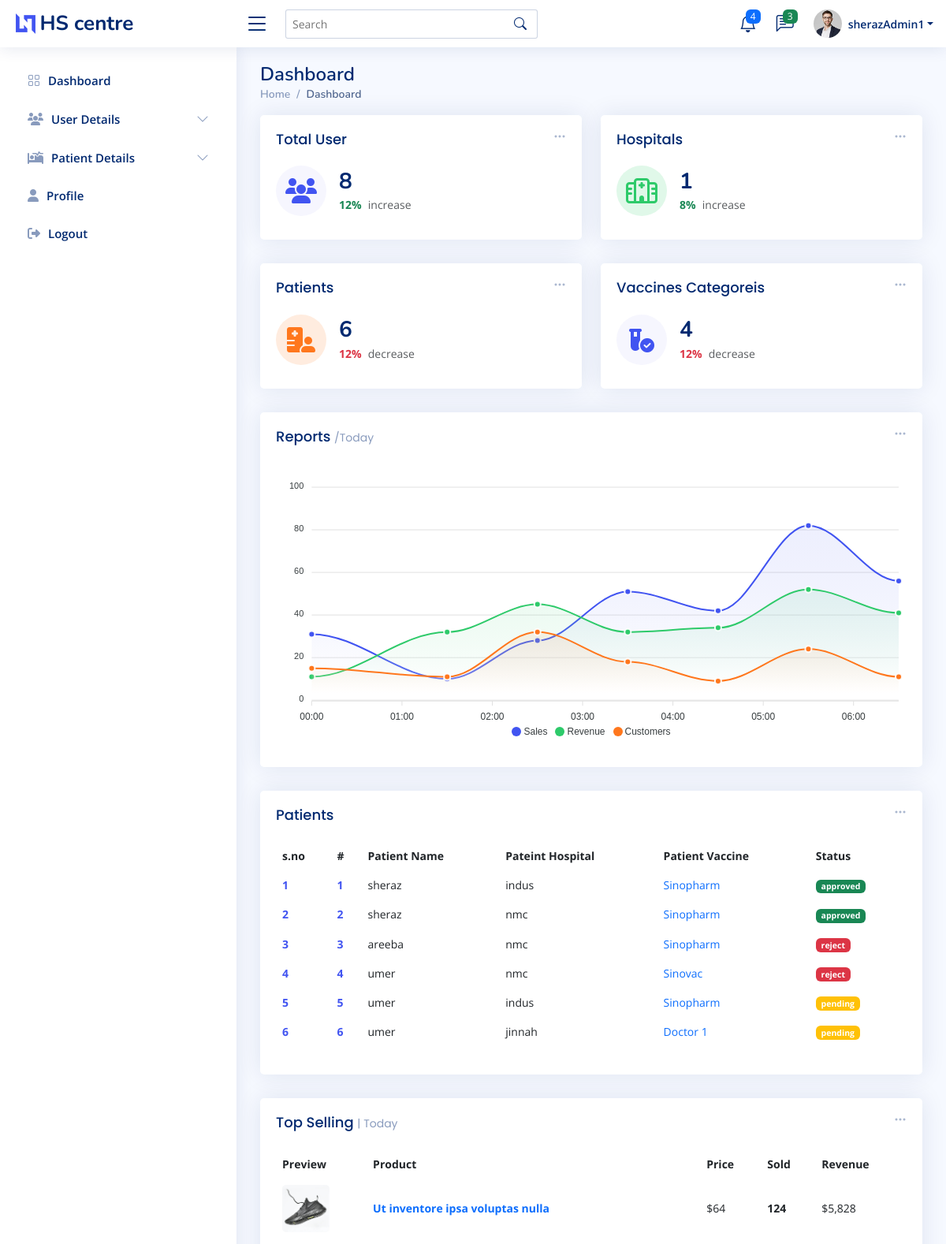
The page /admin-index.php (signed in, upper part) on the database as committed earlier.
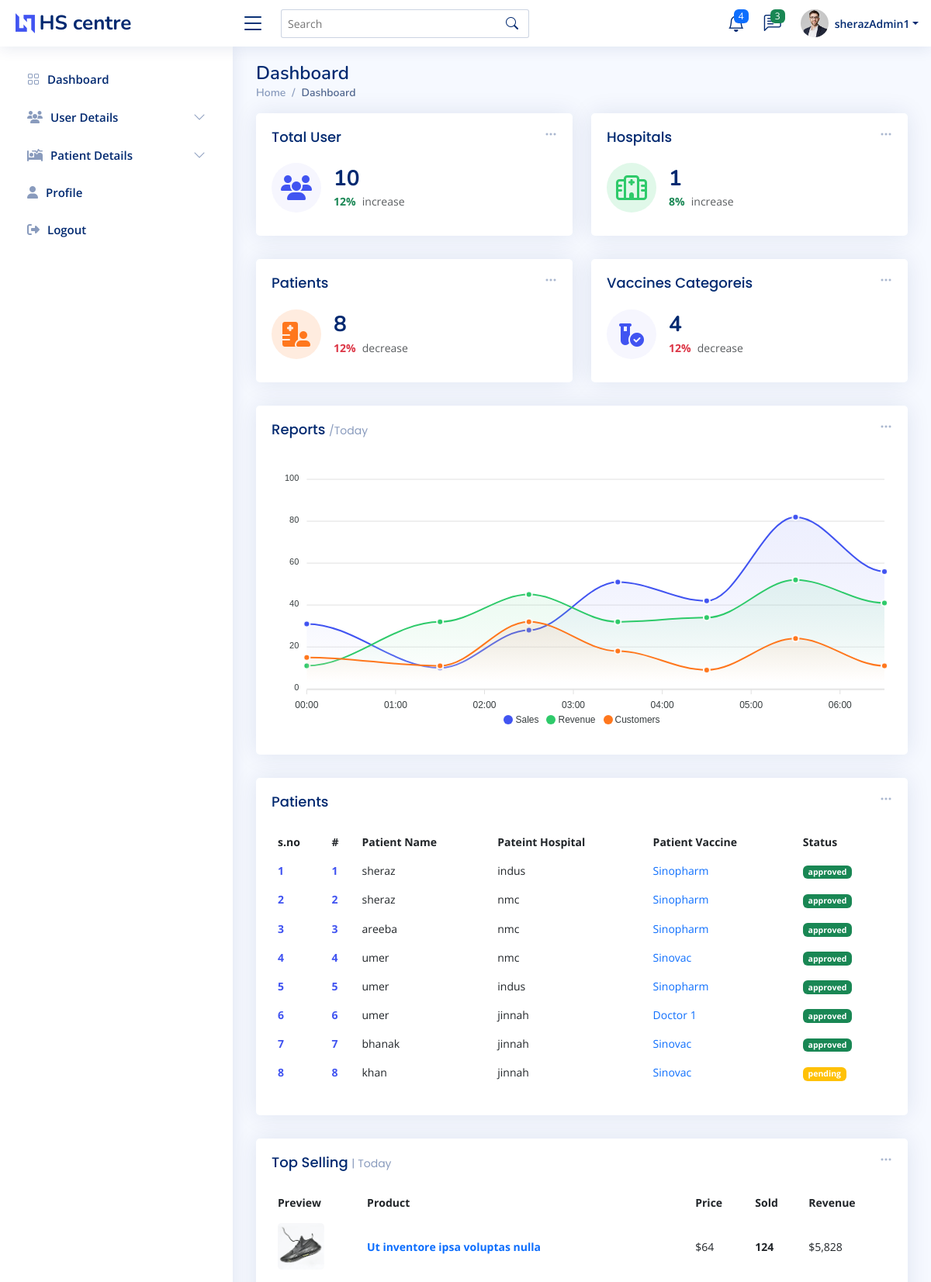
The same page on the database as committed later.
### tables this page shows
CREATE TABLE `reg_patient` (
  `patient_id` int(11) NOT NULL,
  `patient_name` varchar(200) NOT NULL,
  `patient_email` varchar(200) NOT NULL,
  `patient_phone` varchar(255) NOT NULL,
  `patient_cnic` varchar(255) NOT NULL,
  `patient_age` varchar(22) NOT NULL,
  `patient_select_hos` varchar(222) NOT NULL,
  `patient_gender` varchar(222) NOT NULL,
  `patient_vacc` varchar(222) NOT NULL,
  `patient_app_day` varchar(222) NOT NULL,
  `patient_status` varchar(222) NOT NULL
);

### admin-index.php (the view, shortened to what the changed rows need)
<?php
require 'conn.php';
$fetch_userQ = "SELECT * FROM `user`";
$fetch_user = mysqli_query($conn,$fetch_userQ);
$totalUser = mysqli_num_rows($fetch_user);
$fetch_PatientQ = "SELECT * FROM `reg_patient`";
$fetch_Patient = mysqli_query($conn,$fetch_PatientQ);
$totalPatient = mysqli_num_rows($fetch_Patient);
?>
<!DOCTYPE html>
<html lang="en">
<head>
  <?php require './component/_admin_link.php'?>
</head>
<body>
  <main id="main" class="main " >
    <div class="pagetitle ">
      <h1>Dashboard</h1>
    </div>
    <section class="section dashboard ">
      <div class="row ">
        <div class="col-lg-12">
          <div class="row ">
            <div class="col-xxl-4 col-md-6  w-50">
              <div class="card info-card sales-card">
                <div class="card-body">
                  <div class="d-flex align-items-center">
                    <div class="ps-3">
                      <h6><?=$totalUser?></h6>
                      <span class="text-success small pt-1 fw-bold">12%</span> <span class="text-muted small pt-2 ps-1">increase</span>
                    </div>
                  </div>
                </div>
              </div>
            </div>
<div class="col-xxl-4 col-xl-12 w-50">
<div class="card info-card customers-card">
  <div class="card-body">
    <div class="d-flex align-items-center">
      <div class="ps-3">
        <h6><?=$totalPatient?></h6>
        <span class="text-danger small pt-1 fw-bold">12%</span> <span class="text-muted small pt-2 ps-1">decrease</span>
      </div>
    </div>
  </div>
</div>
</div>
            <div class="col-12" >
              <div class="card recent-sales overflow-auto">
                <div class="card-body">
                  <table class="table table-borderless datatable" id="dowload_pdf">
                    <thead>
                      <tr>
                        <th scope="col">s.no</th>
                        <th scope="col">#</th>
                        <th scope="col">Patient Name</th>
                        <th scope="col">Pateint Hospital</th>
                        <th scope="col">Patient Vaccine</th>
                        <th scope="col">Status</th>
                      </tr>
                    </thead>
                    <tbody>
                    <?php
                    if($totalPatient > 0){
                      while($patient_data = mysqli_fetch_assoc($fetch_Patient)){
                        $i+=1;
                        if($patient_data['patient_status'] == 'Approved' || $patient_data['patient_status'] == 'approved'){
                          echo '<tr>
                          <th scope="row"><a href="#">'.$i.'</a></th>
                          <th scope="row"><a href="#">'.$patient_data['patient_id'].'</a></th>
                          <td>'.$patient_data['patient_name'].'</td>
                          <td>'.$patient_data['patient_select_hos'].'</td>
                          <td><a href="#" class="text-primary">'.$patient_data['patient_vacc'].'</a></td>
                          <td><span class="badge bg-success">'.$patient_data['patient_status'].'</span></td>
                        </tr>';
                        }
                        if($patient_data['patient_status'] == 'Reject' || $patient_data['patient_status'] == 'reject'){
                          echo '<tr>
                          <th scope="row"><a href="#">'.$i.'</a></th>
                          <th scope="row"><a href="#">'.$patient_data['patient_id'].'</a></th>
                          <td>'.$patient_data['patient_name'].'</td>
                          <td>'.$patient_data['patient_select_hos'].'</td>
                          <td><a href="#" class="text-primary">'.$patient_data['patient_vacc'].'</a></td>
                          <td><span class="badge bg-danger">'.$patient_data['patient_status'].'</span></td>
                        </tr>';
                        }
                        if($patient_data['patient_status'] == ''){
                          echo '<tr>
                          <th scope="row"><a href="#">'.$i.'</a></th>
                          <th scope="row"><a href="#">'.$patient_data['patient_id'].'</a></th>
                          <td>'.$patient_data['patient_name'].'</td>
                          <td>'.$patient_data['patient_select_hos'].'</td>
                          <td><a href="#" class="text-primary">'.$patient_data['patient_vacc'].'</a></td>
                          <td><span class="badge bg-warning">pending</span></td>
                        </tr>';
                        }
                        }
                    }
                    ?>
                    </tbody>
                  </table>
                </div>
              </div>
            </div>
            <div class="col-12 ">
              <div class="card top-selling overflow-auto">
                <div class="card-body pb-0">
                  <table class="table table-borderless">
                    <thead>
                      <tr>
                        <th scope="col">Preview</th>
                        <th scope="col">Product</th>
                        <th scope="col">Price</th>
                        <th scope="col">Sold</th>
                        <th scope="col">Revenue</th>
                      </tr>
                    </thead>
                    <tbody>
                      <tr>
                        <th scope="row"><a href="#"><img src="assets/img/product-1.jpg" alt=""></a></th>
                      </tr>
                      <tr>
                        <th scope="row"><a href="#"><img src="assets/img/product-2.jpg" alt=""></a></th>
                      </tr>
                    </tbody>
                  </table>
                </div>
              </div>
            </div>
          </div>
        </div>
      </div>
    </section>
  </main>
</body>
</html>

Rows that differ between the two databases and show on the page:
changed reg_patient "areeba": patient_status "reject" → "approved"
changed reg_patient id 4: patient_status "reject" → "approved"
changed reg_patient id 5: patient_status (not shown) → "approved"
changed reg_patient "Doctor 1": patient_status (not shown) → "approved"
added reg_patient: patient_id "7", patient_name "bhanak", patient_select_hos "jinnah", patient_vacc "Sinovac", patient_status "approved"
added reg_patient: patient_id "8", patient_name "khan", patient_select_hos "jinnah", patient_vacc "Sinovac"
Other text that changed with them:
$totalUser: "8" → "10"
$totalPatient: "6" → "8"
